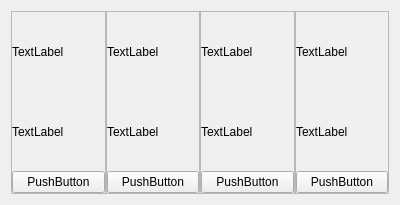
<?xml version="1.0" encoding="UTF-8"?>
<ui version="4.0">
 <class>StorageOverviewWidget</class>
 <widget class="QWidget" name="StorageOverviewWidget">
  <property name="geometry">
   <rect>
    <x>0</x>
    <y>0</y>
    <width>400</width>
    <height>205</height>
   </rect>
  </property>
  <property name="windowTitle">
   <string>Form</string>
  </property>
  <layout class="QVBoxLayout" name="verticalLayout_3">
   <item>
    <layout class="QHBoxLayout" name="horizontalLayout">
     <property name="spacing">
      <number>0</number>
     </property>
     <item>
      <widget class="QFrame" name="frame">
       <property name="frameShape">
        <enum>QFrame::StyledPanel</enum>
       </property>
       <property name="frameShadow">
        <enum>QFrame::Raised</enum>
       </property>
       <layout class="QHBoxLayout" name="horizontalLayout_2">
        <property name="spacing">
         <number>0</number>
        </property>
        <property name="leftMargin">
         <number>0</number>
        </property>
        <property name="topMargin">
         <number>0</number>
        </property>
        <property name="rightMargin">
         <number>0</number>
        </property>
        <property name="bottomMargin">
         <number>0</number>
        </property>
        <item>
         <layout class="QVBoxLayout" name="verticalLayout_4">
          <property name="spacing">
           <number>0</number>
          </property>
          <item>
           <widget class="QLabel" name="label">
            <property name="text">
             <string>TextLabel</string>
            </property>
           </widget>
          </item>
          <item>
           <widget class="QLabel" name="label_2">
            <property name="text">
             <string>TextLabel</string>
            </property>
           </widget>
          </item>
          <item>
           <widget class="QPushButton" name="pushButton">
            <property name="text">
             <string>PushButton</string>
            </property>
           </widget>
          </item>
         </layout>
        </item>
       </layout>
      </widget>
     </item>
     <item>
      <widget class="QFrame" name="frame_2">
       <property name="frameShape">
        <enum>QFrame::StyledPanel</enum>
       </property>
       <property name="frameShadow">
        <enum>QFrame::Raised</enum>
       </property>
       <layout class="QHBoxLayout" name="horizontalLayout_3">
        <property name="spacing">
         <number>0</number>
        </property>
        <property name="leftMargin">
         <number>0</number>
        </property>
        <property name="topMargin">
         <number>0</number>
        </property>
        <property name="rightMargin">
         <number>0</number>
        </property>
        <property name="bottomMargin">
         <number>0</number>
        </property>
        <item>
         <layout class="QVBoxLayout" name="verticalLayout_5">
          <property name="spacing">
           <number>0</number>
          </property>
          <item>
           <widget class="QLabel" name="label_3">
            <property name="text">
             <string>TextLabel</string>
            </property>
           </widget>
          </item>
          <item>
           <widget class="QLabel" name="label_4">
            <property name="text">
             <string>TextLabel</string>
            </property>
           </widget>
          </item>
          <item>
           <widget class="QPushButton" name="pushButton_2">
            <property name="text">
             <string>PushButton</string>
            </property>
           </widget>
          </item>
         </layout>
        </item>
       </layout>
      </widget>
     </item>
     <item>
      <widget class="QFrame" name="frame_3">
       <property name="frameShape">
        <enum>QFrame::StyledPanel</enum>
       </property>
       <property name="frameShadow">
        <enum>QFrame::Raised</enum>
       </property>
       <layout class="QHBoxLayout" name="horizontalLayout_4">
        <property name="spacing">
         <number>0</number>
        </property>
        <property name="leftMargin">
         <number>0</number>
        </property>
        <property name="topMargin">
         <number>0</number>
        </property>
        <property name="rightMargin">
         <number>0</number>
        </property>
        <property name="bottomMargin">
         <number>0</number>
        </property>
        <item>
         <layout class="QVBoxLayout" name="verticalLayout_6">
          <property name="spacing">
           <number>0</number>
          </property>
          <item>
           <widget class="QLabel" name="label_5">
            <property name="text">
             <string>TextLabel</string>
            </property>
           </widget>
          </item>
          <item>
           <widget class="QLabel" name="label_6">
            <property name="text">
             <string>TextLabel</string>
            </property>
           </widget>
          </item>
          <item>
           <widget class="QPushButton" name="pushButton_3">
            <property name="text">
             <string>PushButton</string>
            </property>
           </widget>
          </item>
         </layout>
        </item>
       </layout>
      </widget>
     </item>
     <item>
      <widget class="QFrame" name="frame_4">
       <property name="frameShape">
        <enum>QFrame::StyledPanel</enum>
       </property>
       <property name="frameShadow">
        <enum>QFrame::Raised</enum>
       </property>
       <layout class="QHBoxLayout" name="horizontalLayout_5">
        <property name="spacing">
         <number>0</number>
        </property>
        <property name="leftMargin">
         <number>0</number>
        </property>
        <property name="topMargin">
         <number>0</number>
        </property>
        <property name="rightMargin">
         <number>0</number>
        </property>
        <property name="bottomMargin">
         <number>0</number>
        </property>
        <item>
         <layout class="QVBoxLayout" name="verticalLayout_7">
          <property name="spacing">
           <number>0</number>
          </property>
          <item>
           <widget class="QLabel" name="label_7">
            <property name="text">
             <string>TextLabel</string>
            </property>
           </widget>
          </item>
          <item>
           <widget class="QLabel" name="label_8">
            <property name="text">
             <string>TextLabel</string>
            </property>
           </widget>
          </item>
          <item>
           <widget class="QPushButton" name="pushButton_4">
            <property name="text">
             <string>PushButton</string>
            </property>
           </widget>
          </item>
         </layout>
        </item>
       </layout>
      </widget>
     </item>
    </layout>
   </item>
  </layout>
 </widget>
 <resources/>
 <connections/>
</ui>
